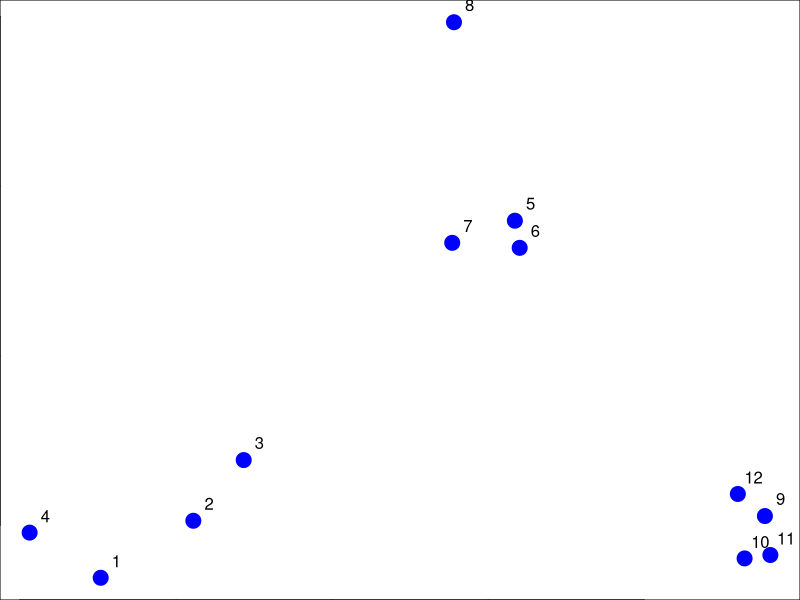
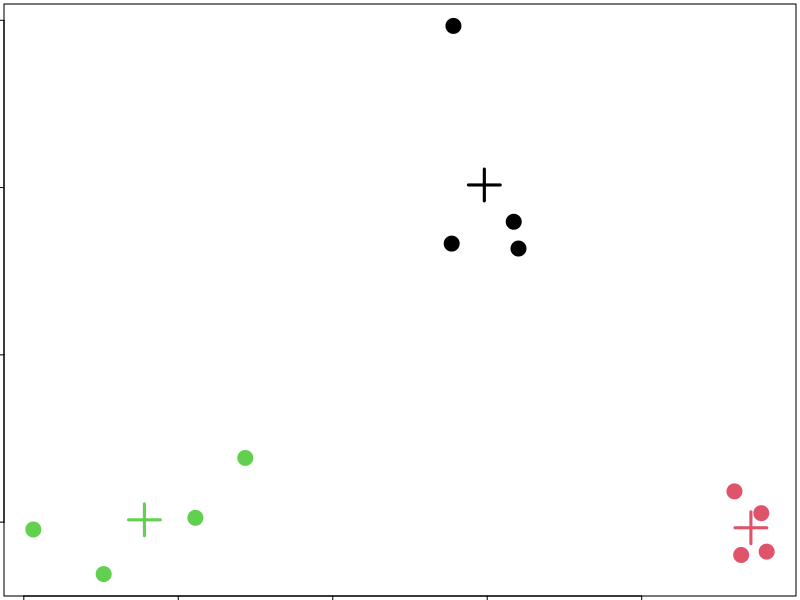
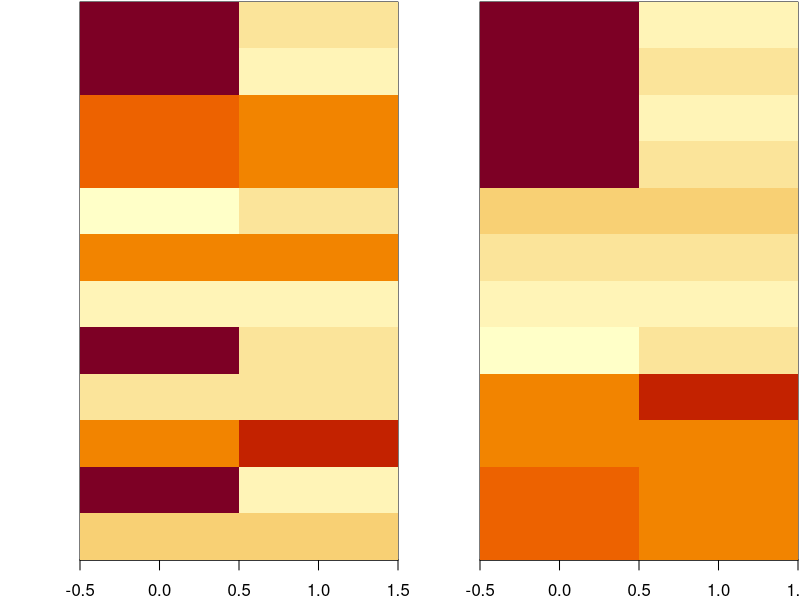

Source code (R) for these figures, in order:
# K-Means Clustering ------------------------------------------------------

set.seed(1234)
par(mar = c(0,0,0,0))
x <- rnorm(12, mean = rep(1:3, each =4), sd = 0.2)
y <- rnorm(12, mean = rep(c(1,2,1), each =4), sd = 0.2)

plot(x, y, col = "blue", pch = 19, cex =2)
text(x + 0.05, y + 0.05, labels = as.character(1:12))

dataFrame <- data.frame(x, y)

## round 1
kmeansObj <- kmeans(dataFrame, centers = 3)
names(kmeansObj)
kmeansObj$cluster
## [1] 3 1 1 3 2 2 2 2 2 2 2 2

## round 2
kmeansObj <- kmeans(dataFrame, centers = 3)
names(kmeansObj)
kmeansObj$cluster
## [1] 3 3 3 3 1 1 1 1 2 2 2 2

par(mar = rep(0.2, 4))
plot(x,y,col=kmeansObj$cluster, pch = 19, cex = 2)
points(kmeansObj$centers, col = 1:3, pch = 3, cex = 3, lwd = 3)

set.seed(1234)
dataMatrix <- as.matrix(dataFrame)[sample(1:12),]
kmeansObj2 <- kmeans(dataMatrix, centers = 3)
par(mfrow = c(1,2), mar = c(2, 4, 0.1, 0.1))

image(t(dataMatrix)[, nrow(dataMatrix):1], yaxt = "n")
image(t(dataMatrix)[, order(kmeansObj2$cluster)], yaxt = "n")



